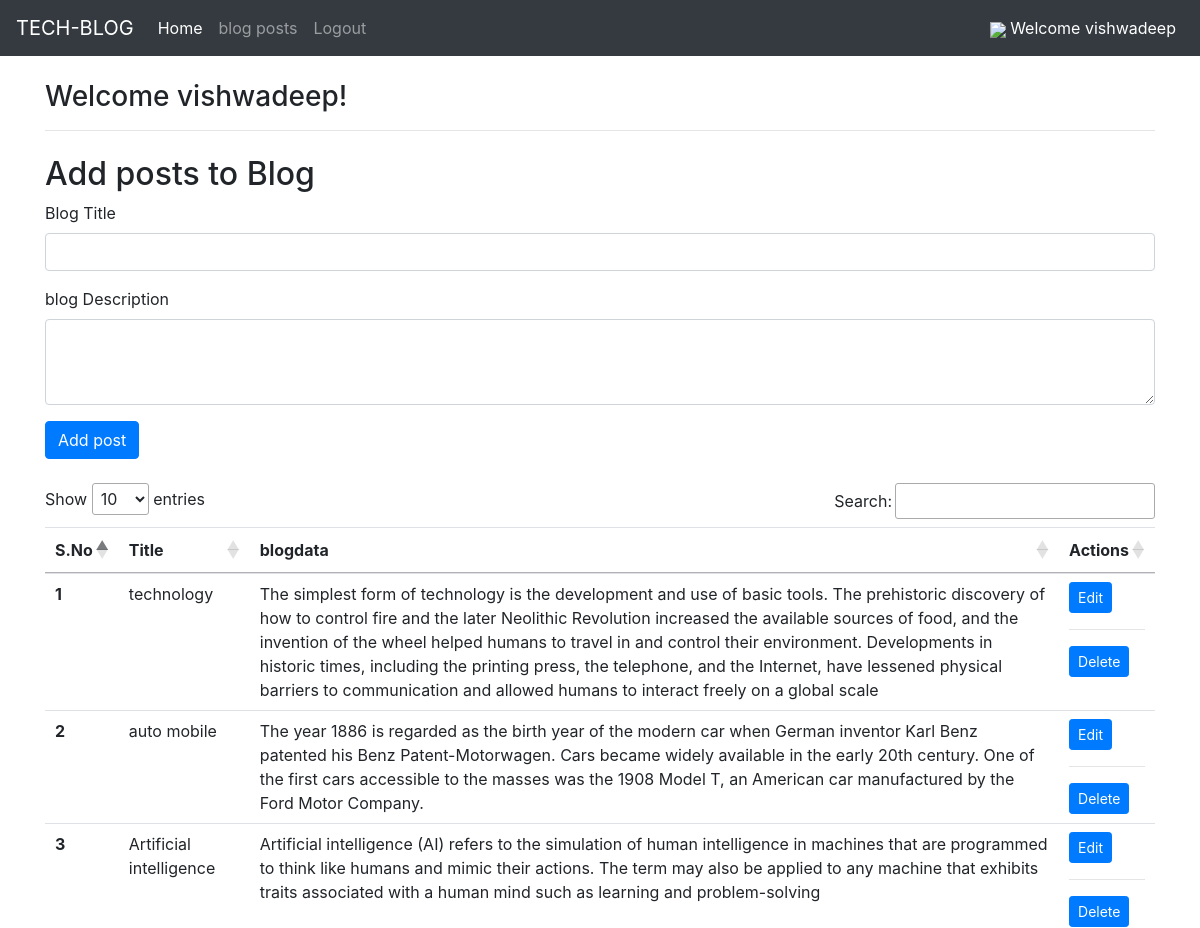
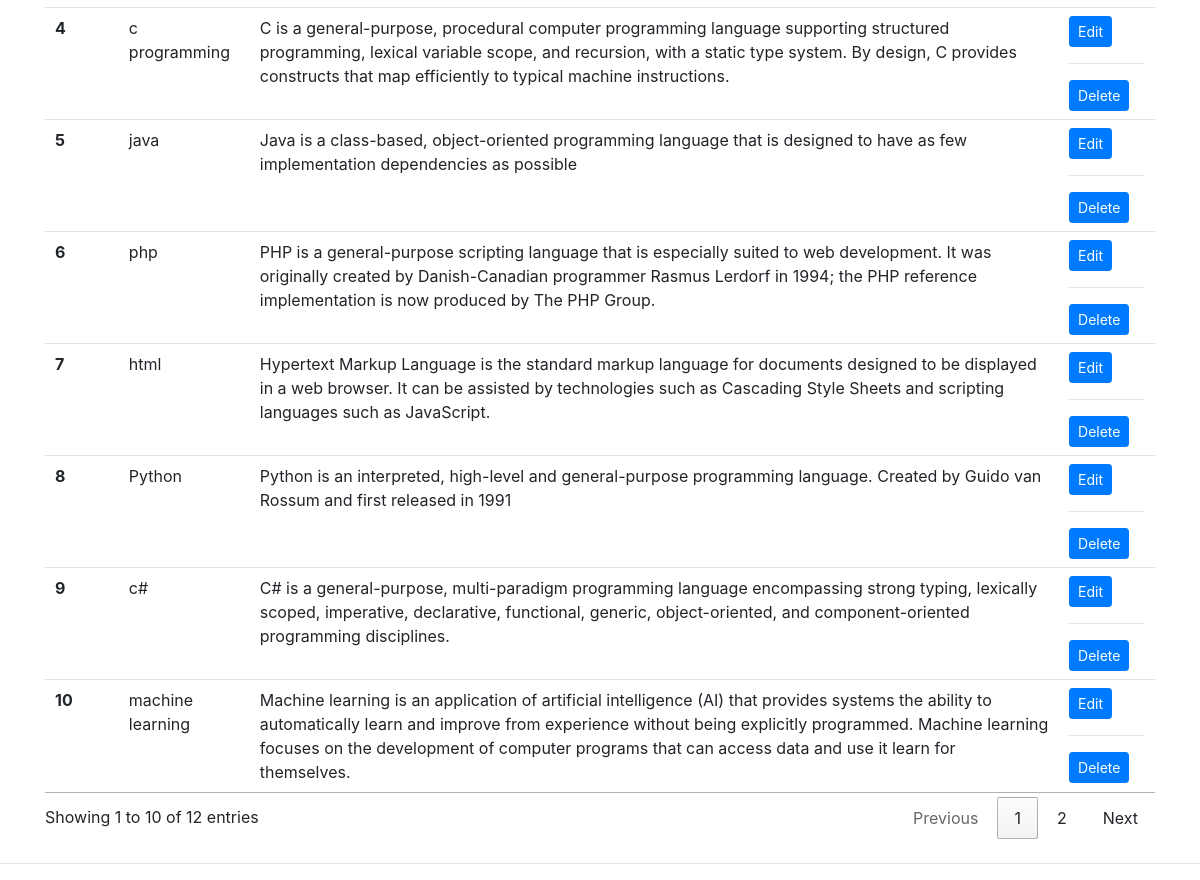
/blogposts.php (signed in), run on the app's committed database (2 pictures, top to bottom).
### tables this page shows
CREATE TABLE `post` (
  `sno` int(11) NOT NULL,
  `title` varchar(50) DEFAULT NULL,
  `blogdata` longtext DEFAULT NULL,
  `timestamp` datetime DEFAULT current_timestamp()
);

### blogposts.php (the view, shortened to what this page needs)
<?php
$servername = "localhost";
$username = "root";
$password = "";
$database = "login";
$conn = mysqli_connect($servername, $username, $password, $database);
?>
<!doctype html>
<html lang="en">
<head>
  <link rel="stylesheet" href="https://stackpath.bootstrapcdn.com/bootstrap/4.4.1/css/bootstrap.min.css"
>
  <link rel="stylesheet" href="//cdn.datatables.net/1.10.20/css/jquery.dataTables.min.css">
</head>
<body>
   <body>
  <nav class="navbar navbar-expand-lg navbar-dark bg-dark">
  <a class="navbar-brand" href="logout.php">TECH-BLOG</a>
  <div class="collapse navbar-collapse" id="navbarNavDropdown">
    <ul class="navbar-nav">
      <li class="nav-item active">
        <a class="nav-link" href="welcome.php">Home <span class="sr-only">(current)</span></a>
      </li>
        <a class="nav-link" href="blogposts.php">blog posts</a>
      <li class="nav-item">
        <a class="nav-link" href="logout.php">Logout</a>
      </li>
    </ul>
  <div class="navbar-collapse collapse">
  <ul class="navbar-nav ml-auto">
  <li class="nav-item active">
        <a class="nav-link" href="#"> <img src="https://img.icons8.com/metro/26/000000/guest-male.png"> <?php echo "Welcome ". $_SESSION['username']?></a>
      </li>
  </ul>
  </div>
  </div>
</nav>
<div class="container mt-4">
<h3><?php echo "Welcome ". $_SESSION['username']?>! </h3>
<hr>
</div>
  <div class="container my-4">
    <h2>Add posts to Blog</h2>
    <form action="/login/blogposts.php" method="POST">
      <div class="form-group">
        <label for="title">Blog Title</label>
        <input type="text" class="form-control" id="title" name="title" aria-describedby="emailHelp">
      </div>
      <div class="form-group">
        <label for="desc">blog Description</label>
        <textarea class="form-control" id="blogdata" name="blogdata" rows="3"></textarea>
      </div>
      <button type="submit" class="btn btn-primary">Add post</button>
    </form>
  </div>
  <div class="container my-4">
    <table class="table" id="myTable">
      <thead>
        <tr>
          <th scope="col">S.No</th>
          <th scope="col">Title</th>
          <th scope="col">blogdata</th>
          <th scope="col">Actions</th>
        </tr>
      </thead>
      <tbody>
        <?php
          $sql = "SELECT * FROM `post`";
          $result = mysqli_query($conn, $sql);
          $sno = 0;
          while($row = mysqli_fetch_assoc($result)){
            $sno = $sno + 1;
            echo "<tr>
            <th scope='row'>". $sno . "</th>
            <td>". $row['title'] . "</td>
            <td>". $row['blogdata'] . "</td>
            <td> <button class='edit btn btn-sm btn-primary' id=".$row['sno'].">Edit</button> <hr> <button class='delete btn btn-sm btn-primary' id=d".$row['sno'].">Delete</button>  </td>
          </tr>";
        }
          ?>
      </tbody>
    </table>
  </div>
  <hr>
</body>
</html>

### data on the page
post: title "technology", blogdata "The simplest form of technology is the development and use of basic tools. The prehistoric discovery of how to control fire and the later Neolithic Revolution increased the available sources of food, and the invention of the wheel helped humans to travel in and control their environment. Developments in historic times, including the printing press, the telephone, and the Internet, have lessened physical barriers to communication and allowed humans to interact freely on a global scale"
post: title "auto mobile", blogdata "The year 1886 is regarded as the birth year of the modern car when German inventor Karl Benz patented his Benz Patent-Motorwagen. Cars became widely available in the early 20th century. One of the first cars accessible to the masses was the 1908 Model T, an American car manufactured by the Ford Motor Company."
post: title "Artificial intelligence", blogdata "Artificial intelligence (AI) refers to the simulation of human intelligence in machines that are programmed to think like humans and mimic their actions. The term may also be applied to any machine that exhibits traits associated with a human mind such as learning and problem-solving"
post: title "c programming", blogdata "C is a general-purpose, procedural computer programming language supporting structured programming, lexical variable scope, and recursion, with a static type system. By design, C provides constructs that map efficiently to typical machine instructions."
post: title "java", blogdata "Java is a class-based, object-oriented programming language that is designed to have as few implementation dependencies as possible"
post: title "php", blogdata "PHP is a general-purpose scripting language that is especially suited to web development. It was originally created by Danish-Canadian programmer Rasmus Lerdorf in 1994; the PHP reference implementation is now produced by The PHP Group."
post: title "html", blogdata "Hypertext Markup Language is the standard markup language for documents designed to be displayed in a web browser. It can be assisted by technologies such as Cascading Style Sheets and scripting languages such as JavaScript."
post: title "Python", blogdata "Python is an interpreted, high-level and general-purpose programming language. Created by Guido van Rossum and first released in 1991"
post: title "c#", blogdata "C# is a general-purpose, multi-paradigm programming language encompassing strong typing, lexically scoped, imperative, declarative, functional, generic, object-oriented, and component-oriented programming disciplines."
post: title "machine learning", blogdata "Machine learning is an application of artificial intelligence (AI) that provides systems the ability to automatically learn and improve from experience without being explicitly programmed. Machine learning focuses on the development of computer programs that can access data and use it learn for themselves."

### other printed values
$_SESSION['username'] "vishwadeep"
